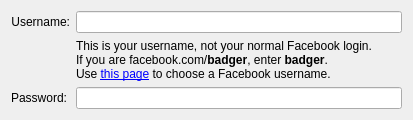
<?xml version="1.0" encoding="UTF-8"?>
<ui version="4.0">
 <class>MainOptionsWidgetFacebook</class>
 <widget class="QWidget" name="MainOptionsWidgetFacebook">
  <property name="geometry">
   <rect>
    <x>0</x>
    <y>0</y>
    <width>413</width>
    <height>109</height>
   </rect>
  </property>
  <property name="windowTitle">
   <string>Account Preferences</string>
  </property>
  <layout class="QVBoxLayout" name="verticalLayout_2">
   <item>
    <layout class="QFormLayout" name="formLayout">
     <property name="fieldGrowthPolicy">
      <enum>QFormLayout::ExpandingFieldsGrow</enum>
     </property>
     <item row="0" column="0">
      <widget class="QLabel" name="accountLabel">
       <property name="text">
        <string>Username:</string>
       </property>
       <property name="alignment">
        <set>Qt::AlignRight|Qt::AlignTrailing|Qt::AlignVCenter</set>
       </property>
      </widget>
     </item>
     <item row="0" column="1">
      <widget class="KLineEdit" name="accountLineEdit"/>
     </item>
     <item row="2" column="0">
      <widget class="QLabel" name="passwordLabel">
       <property name="text">
        <string>Password:</string>
       </property>
       <property name="alignment">
        <set>Qt::AlignRight|Qt::AlignTrailing|Qt::AlignVCenter</set>
       </property>
      </widget>
     </item>
     <item row="2" column="1">
      <widget class="KLineEdit" name="passwordLineEdit">
       <property name="echoMode">
        <enum>QLineEdit::Password</enum>
       </property>
       <property name="passwordMode">
        <bool>true</bool>
       </property>
      </widget>
     </item>
     <item row="1" column="1">
      <widget class="QLabel" name="label">
       <property name="text">
        <string>This is your username, not your normal Facebook login.&lt;br/&gt;
If you are facebook.com/&lt;b&gt;badger&lt;/b&gt;, enter &lt;b&gt;badger&lt;/b&gt;.&lt;br/&gt;
Use &lt;a href=&quot;http://www.facebook.com/username/&quot;&gt;this page&lt;/a&gt; to choose a Facebook username.</string>
       </property>
       <property name="textFormat">
        <enum>Qt::RichText</enum>
       </property>
      </widget>
     </item>
    </layout>
   </item>
  </layout>
 </widget>
 <customwidgets>
  <customwidget>
   <class>KLineEdit</class>
   <extends>QLineEdit</extends>
   <header>klineedit.h</header>
  </customwidget>
 </customwidgets>
 <tabstops>
  <tabstop>accountLineEdit</tabstop>
  <tabstop>passwordLineEdit</tabstop>
 </tabstops>
 <resources/>
 <connections/>
</ui>
